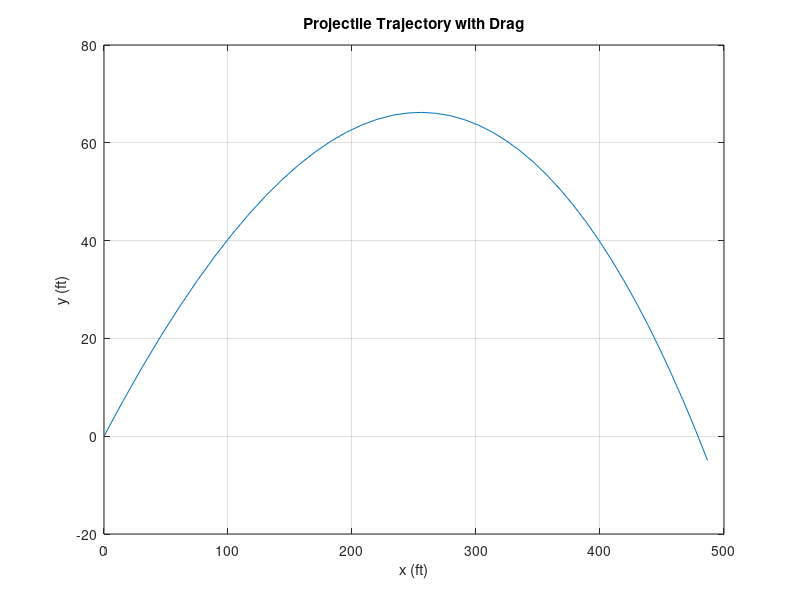
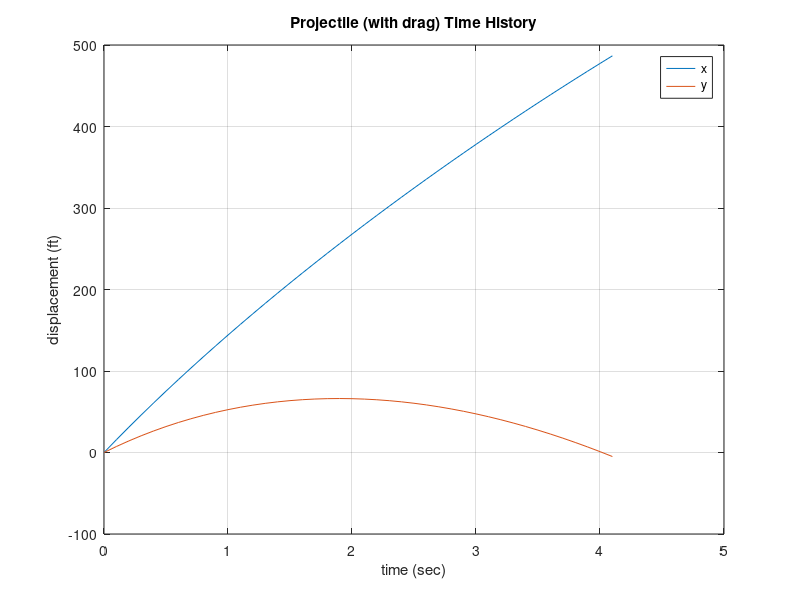

Recreate these plots in MATLAB, in order.
%% This program computes the integration of Projectile Motion equations
% as developed by MH Kempski dated: 06-March-2013
% Reset variables, close windows, and clear command window.
clear all; close all; clc;

% set up constants
g=32.2;
delta_t=0.1;
CdC_m=0.001731;
x0=0.;
y0=0.;
vel0=147.;  % ft/sec = 100 mph *(88 ft/sec)/(60mph)
theta=30.;  % degrees relative to horizontal
velx0=cosd(theta)*vel0;
vely0=sind(theta)*vel0;
wind = 20*(5280/3600);

% initiate forward Euler integration scheme
i=1;
t(i)=0;
x(i)=x0;
y(i)=y0;
vx(i)=velx0;
vy(i)=vely0;
vxgrad(i) = 0;
vygrad(i) = 0;
% iterate solution

while y(i) >= y0    
    vxgrad(i) = -CdC_m*sqrt(vx(i)^2+vy(i)^2)*vx(i);
    vygrad(i) = -CdC_m*sqrt(vx(i)^2+vy(i)^2)*vy(i)-g;
    vx(i+1) = vx(i) + vxgrad(i)*delta_t;
    vy(i+1) = vy(i) + vygrad(i)*delta_t;
    x(i+1) = x(i) + vx(i)*delta_t+wind*delta_t;
    y(i+1) = y(i) + vy(i)*delta_t;
    t(i+1) = t(i) + delta_t;
    i = i+1;
    
end

% plot trajectory and time course results
figure(1)
plot(x,y)
grid on
title('Projectile Trajectory with Drag')
xlabel('x (ft)')
ylabel('y (ft)')
figure(2)
plot(t,x,t,y)
grid on
title('Projectile (with drag) Time History')
xlabel('time (sec)')
ylabel('displacement (ft)')
legend('x','y')
